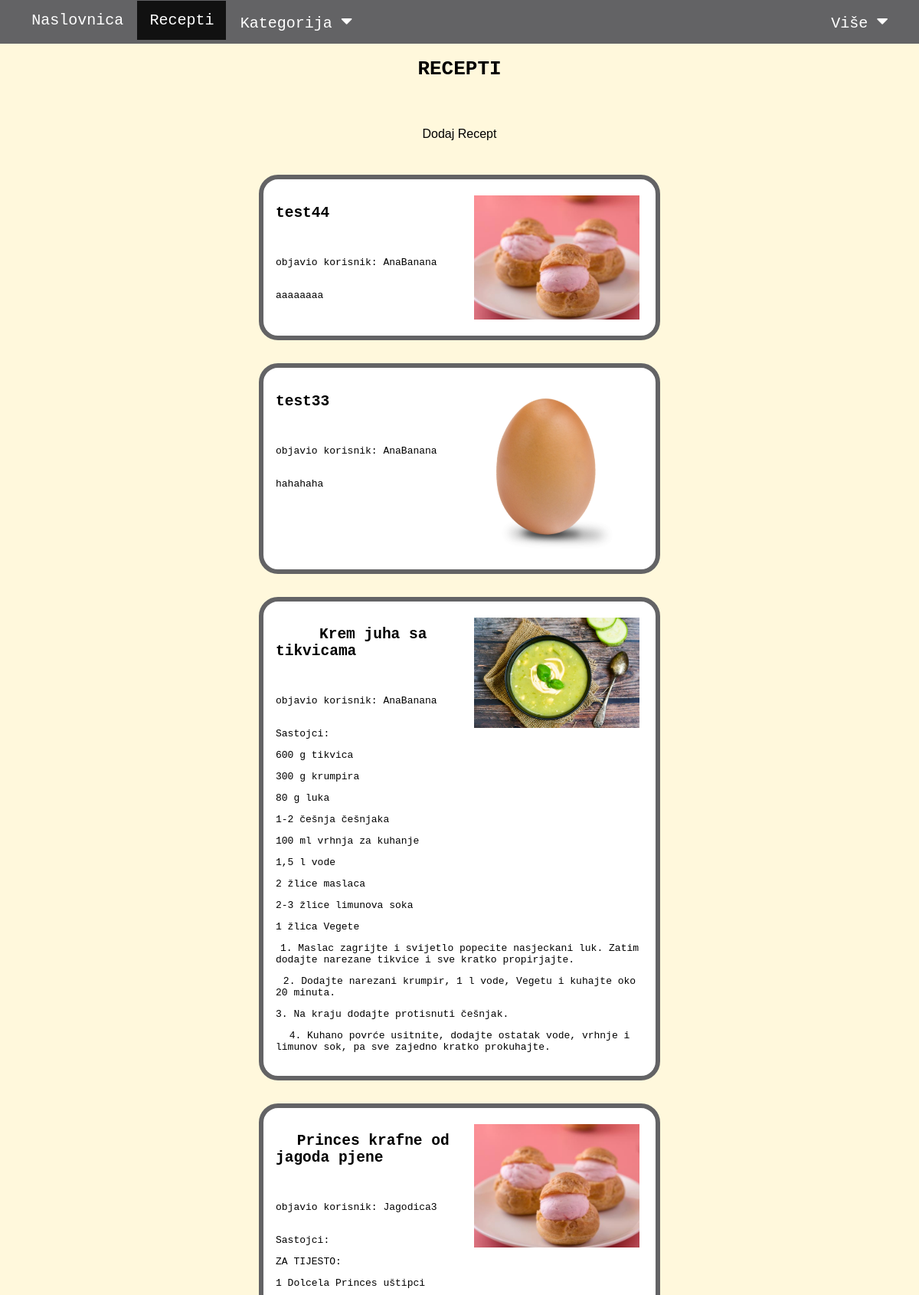
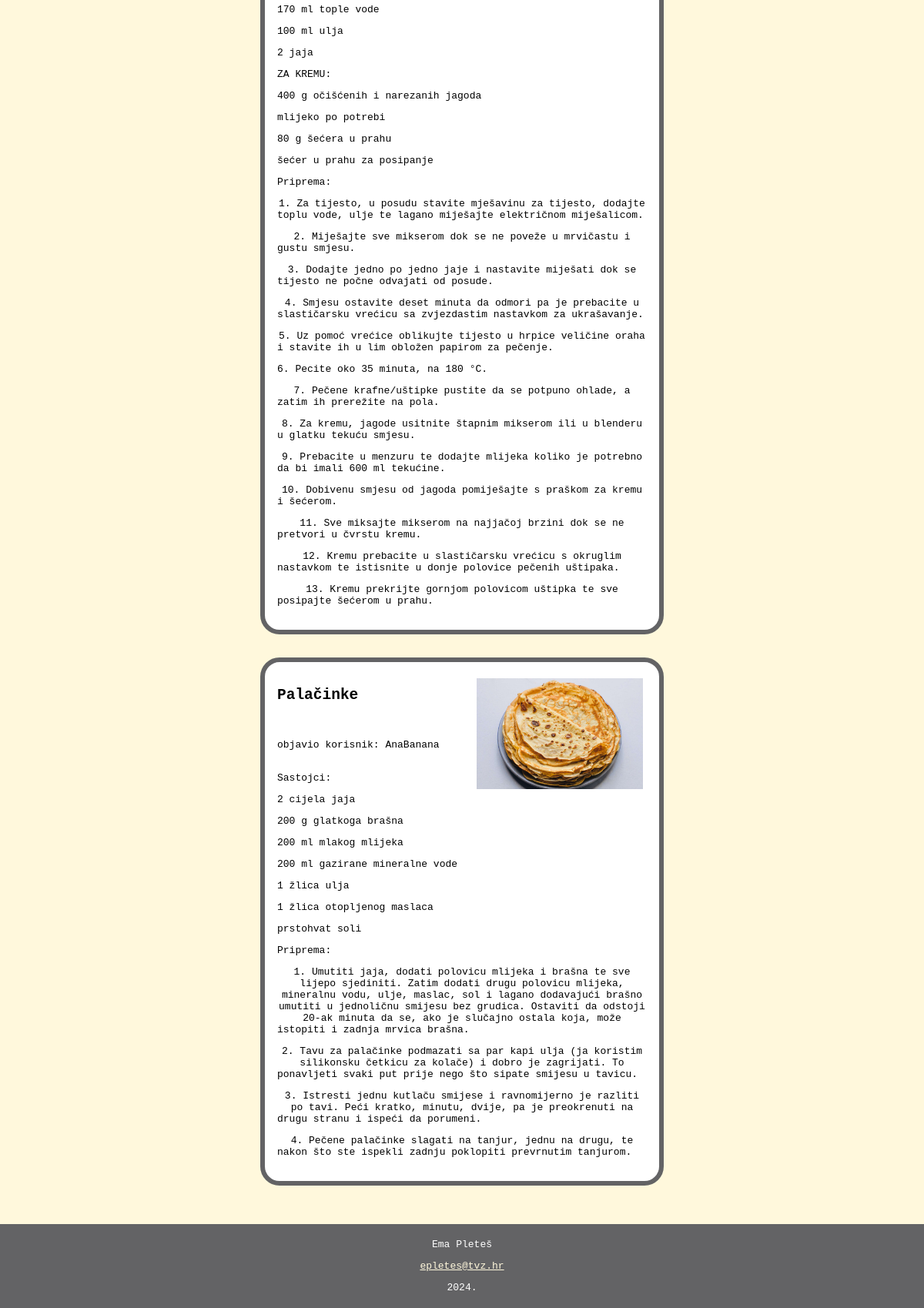
The page /recepti.php on the database its author committed (2 pictures, top to bottom).
### tables this page shows
CREATE TABLE `recepti` (
  `id` int(11) NOT NULL,
  `naslov` varchar(200) DEFAULT NULL,
  `tekst` text,
  `id_korisnik` int(11) NOT NULL,
  `slika` varchar(150) NOT NULL
);

CREATE TABLE `korisnik` (
  `id` int(11) NOT NULL,
  `ime` varchar(50) NOT NULL,
  `prezime` varchar(50) NOT NULL,
  `username` varchar(32) NOT NULL,
  `password` varchar(255) NOT NULL,
  `razina` int(1) NOT NULL DEFAULT '0'
);

### recepti.php (the view, shortened to what this page needs)
<!DOCTYPE html>
<html lang="hrv">
<head>
    <link rel="stylesheet" href="style.css">
    <link rel="stylesheet" href="https://cdnjs.cloudflare.com/ajax/libs/font-awesome/4.2.0/css/font-awesome.min.css">
</head>
<body class="bodiZuti">
    <nav id="navbar">
        <ul>
            <li><a href="index.php">Naslovnica</a></li>
            <li><a class="activeMenuItem" href="recepti.php">Recepti</a></li>
            <li class="dropdown">
                <button id="dropbtn" class="dropbtn">Kategorija
                    <i class="fa fa-caret-down"></i>
                </button>
            </li>
            <li style="float: right;" class="dropdown">
                <button id="dropbtnn" class="dropbtn">Više
                    <i class="fa fa-caret-down"></i>
                </button>
            </li>
        </ul>
    </nav>
    <?php
    include 'connect.php';
    echo '<div class="contentRecepti">';
    echo '<h1>RECEPTI</h1>';
    echo '<div class="dodajRecept"><button class="odabir" onclick="openAddPage()" type="button">Dodaj Recept</button></div>';
    $query = "SELECT * FROM recepti ORDER BY id DESC";
    $result = mysqli_query($con, $query);
    while ($row = mysqli_fetch_array($result)) {
        echo '<div class="recept">';
        echo '<img src="' . $row['slika'] . '">';
        echo '<h2>' . $row['naslov'] . '</h2>';
        echo '<br /><br />';
        $query2 = "SELECT DISTINCT * FROM korisnik WHERE id=" . $row['id_korisnik'];
        $result2 = mysqli_query($con, $query2);
        $row2 = mysqli_fetch_array($result2);
        echo 'objavio korisnik: ' . $row2['username'];
        echo '<br /><br />';
        $tekst = $row['tekst'];
        $paragraphs = explode("\n", $tekst);
        $formatirani = '';
        foreach ($paragraphs as $paragraph) {
            $formatirani .= '<p>' . htmlspecialchars($paragraph) . '</p>';
        }
        echo $formatirani;
        echo '</div>';
    }
    echo '</div>'
        ?>
    <footer>
        <p>Ema Pleteš</p>
        <p><a href="mailto:epletes@tvz.hr">epletes@tvz.hr</a></p>
        <p>2024.</p>
    </footer>
</body>
</html>

### connect.php (shortened to what this page needs)
<!DOCTYPE html>
<html lang="en">
<head>
</head>
<body>
</body>
</html>

### style.css (style rules this page uses)
.bodiZuti { margin: 0; text-align: -webkit-center; font-family: monospace; background-color: cornsilk; }
nav { width: 100%; position: -webkit-sticky; position: sticky; top: 0; }
nav ul { list-style-type: none; margin: 0; padding: 0; overflow: hidden; background-color: #636365; padding: 0 2%; }
nav li { float: left; padding: 0.1% }
li a { display: block; color: white; text-align: center; padding: 14px 16px; text-decoration: none; font-size: x-large; }
.activeMenuItem { background-color: #111; }
.odabir { border: none; background-color: inherit; padding: 14px; font-size: 16px; cursor: pointer; display: inline-block; width: 100%; }
footer { margin-top: 50px; padding: 0.5%; bottom: 0; left: 0; color: white; background-color: #636365; }
footer a { color: cornsilk; }
.dropdown { float: left; overflow: hidden; }
.dropdown .dropbtn { font-size: x-large; border: none; outline: none; color: white; padding: 14px 16px; background-color: #636365; font-family: inherit; margin: 0; }
.contentRecepti { display: flex; flex-direction: column; width: 80%; justify-content: center; align-items: center; gap: 30px; }
.dodajRecept { width: 53%; }
.recept { border: 6px solid #636365; border-radius: 25px; padding: 1.7%; background-color: white; text-align-last: left; width: 50%; }
.recept img { width: 45%; float: right; padding: 1%; }

### rows shown on the page
recepti: slika (picture), naslov "test44", id_korisnik.username "AnaBanana", tekst "aaaaaaaa"
recepti: slika (picture), naslov "test33", id_korisnik.username "AnaBanana", tekst "hahahaha"
recepti: slika (picture), naslov "Krem juha sa tikvicama", id_korisnik.username "AnaBanana", tekst "Sastojci:", tekst "600 g tikvica", tekst "300 g krumpira", tekst "80 g luka", tekst "1-2 češnja češnjaka", tekst "100 ml vrhnja za kuhanje", tekst "1,5 l vode", tekst "2 žlice maslaca", tekst "2-3 žlice limunova soka", tekst "1 žlica Vegete", tekst "1. Maslac zagrijte i svijetlo popecite nasjeckani luk. Zatim dodajte narezane tikvice i sve kratko propirjajte.", tekst "2. Dodajte narezani krumpir, 1 l vode, Vegetu i kuhajte oko 20 minuta.", tekst "3. Na kraju dodajte protisnuti češnjak.", tekst "4. Kuhano povrće usitnite, dodajte ostatak vode, vrhnje i limunov sok, pa sve zajedno kratko prokuhajte."
recepti: slika (picture), naslov "Princes krafne od jagoda pjene", id_korisnik.username "Jagodica3", tekst "Sastojci:", tekst "ZA TIJESTO:", tekst "1 Dolcela Princes uštipci", tekst "170 ml tople vode", tekst "100 ml ulja", tekst "2 jaja", tekst "ZA KREMU:", tekst "400 g očišćenih i narezanih jagoda", tekst "mlijeko po potrebi", tekst "80 g šećera u prahu", tekst "šećer u prahu za posipanje", tekst "Priprema:", tekst "1. Za tijesto, u posudu stavite mješavinu za tijesto, dodajte toplu vode, ulje te lagano miješajte električnom miješalicom.", tekst "2. Miješajte sve mikserom dok se ne poveže u mrvičastu i gustu smjesu.", tekst "3. Dodajte jedno po jedno jaje i nastavite miješati dok se tijesto ne počne odvajati od posude.", tekst "4. Smjesu ostavite deset minuta da odmori pa je prebacite u slastičarsku vrećicu sa zvjezdastim nastavkom za ukrašavanje.", tekst "5. Uz pomoć vrećice oblikujte tijesto u hrpice veličine oraha i stavite ih u lim obložen papirom za pečenje.", tekst "6. Pecite oko 35 minuta, na 180 °C.", tekst "7. Pečene krafne/uštipke pustite da se potpuno ohlade, a zatim ih prerežite na pola.", tekst "8. Za kremu, jagode usitnite štapnim mikserom ili u blenderu u glatku tekuću smjesu.", tekst "9. Prebacite u menzuru te dodajte mlijeka koliko je potrebno da bi imali 600 ml tekućine.", tekst "10. Dobivenu smjesu od jagoda pomiješajte s praškom za kremu i šećerom.", tekst "11. Sve miksajte mikserom na najjačoj brzini dok se ne pretvori u čvrstu kremu.", tekst "12. Kremu prebacite u slastičarsku vrećicu s okruglim nastavkom te istisnite u donje polovice pečenih uštipaka.", tekst "13. Kremu prekrijte gornjom polovicom uštipka te sve posipajte šećerom u prahu."
recepti: slika (picture), naslov "Palačinke", id_korisnik.username "AnaBanana", tekst "Sastojci:", tekst "2 cijela jaja", tekst "200 g glatkoga brašna", tekst "200 ml mlakog mlijeka", tekst "200 ml gazirane mineralne vode", tekst "1 žlica ulja", tekst "1 žlica otopljenog maslaca", tekst "prstohvat soli", tekst "Priprema:", tekst "1. Umutiti jaja, dodati polovicu mlijeka i brašna te sve lijepo sjediniti. Zatim dodati drugu polovicu mlijeka, mineralnu vodu, ulje, maslac, sol i lagano dodavajući brašno umutiti u jednoličnu smijesu bez grudica. Ostaviti da odstoji 20-ak minuta da se, ako je slučajno ostala koja, može istopiti i zadnja mrvica brašna.", tekst "2. Tavu za palačinke podmazati sa par kapi ulja (ja koristim silikonsku četkicu za kolače) i dobro je zagrijati. To ponavljeti svaki put prije nego što sipate smijesu u tavicu.", tekst "3. Istresti jednu kutlaču smijese i ravnomijerno je razliti po tavi. Peći kratko, minutu, dvije, pa je preokrenuti na drugu stranu i ispeći da porumeni.", tekst "4. Pečene palačinke slagati na tanjur, jednu na drugu, te nakon što ste ispekli zadnju poklopiti prevrnutim tanjurom."
